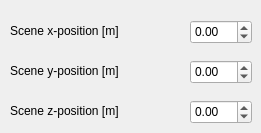
      <widget class="QWidget" name="tab_5">
       <attribute name="title">
        <string>Scene</string>
       </attribute>
       <widget class="QDoubleSpinBox" name="x_pos_scene_box">
        <property name="geometry">
         <rect>
          <x>190</x>
          <y>20</y>
          <width>62</width>
          <height>24</height>
         </rect>
        </property>
        <property name="minimum">
         <double>-10.000000000000000</double>
        </property>
        <property name="maximum">
         <double>10.000000000000000</double>
        </property>
        <property name="singleStep">
         <double>0.100000000000000</double>
        </property>
       </widget>
       <widget class="QLabel" name="label_18">
        <property name="geometry">
         <rect>
          <x>10</x>
          <y>20</y>
          <width>151</width>
          <height>21</height>
         </rect>
        </property>
        <property name="text">
         <string>Scene x-position [m]</string>
        </property>
       </widget>
       <widget class="QLabel" name="label_21">
        <property name="geometry">
         <rect>
          <x>10</x>
          <y>60</y>
          <width>151</width>
          <height>21</height>
         </rect>
        </property>
        <property name="text">
         <string>Scene y-position [m]</string>
        </property>
       </widget>
       <widget class="QDoubleSpinBox" name="z_pos_scene_box">
        <property name="geometry">
         <rect>
          <x>190</x>
          <y>100</y>
          <width>62</width>
          <height>24</height>
         </rect>
        </property>
        <property name="minimum">
         <double>-10.000000000000000</double>
        </property>
        <property name="maximum">
         <double>10.000000000000000</double>
        </property>
        <property name="singleStep">
         <double>0.100000000000000</double>
        </property>
       </widget>
       <widget class="QDoubleSpinBox" name="y_pos_scene_box">
        <property name="geometry">
         <rect>
          <x>190</x>
          <y>60</y>
          <width>62</width>
          <height>24</height>
         </rect>
        </property>
        <property name="minimum">
         <double>-10.000000000000000</double>
        </property>
        <property name="maximum">
         <double>10.000000000000000</double>
        </property>
        <property name="singleStep">
         <double>0.100000000000000</double>
        </property>
       </widget>
       <widget class="QLabel" name="label_23">
        <property name="geometry">
         <rect>
          <x>10</x>
          <y>100</y>
          <width>151</width>
          <height>21</height>
         </rect>
        </property>
        <property name="text">
         <string>Scene z-position [m]</string>
        </property>
       </widget>
      </widget>
